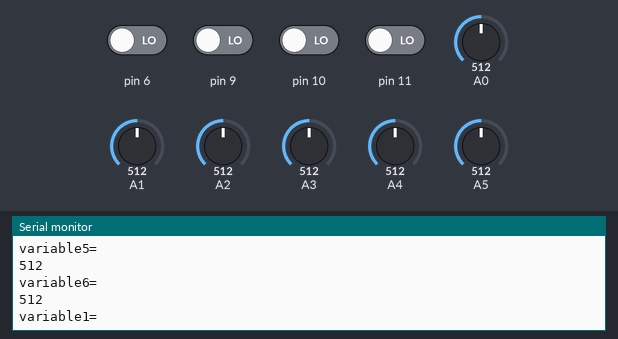
Bench run of a sketch on a simulated Arduino Uno, built with avr-gcc and run on an emulated ATmega328P. On the bench: the last lines printed to the serial monitor. The inputs (shaded band) are chosen by the test bench; at power-on: pin 6, pin 9–11 LOW, A0 = 512, A1 = 512, A2 = 512, A3 = 512, A4 = 512, A5 = 512.

Above: at 1.2 s.
1.3 s: A0 set to 106
4.3 s: A0 set to 95
9.0 s: A1 set to 106
At 9.5 s:
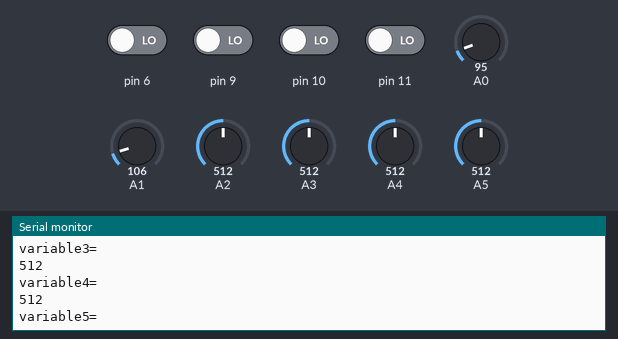
10.5 s: A1 set to 93
At 11.5 s:
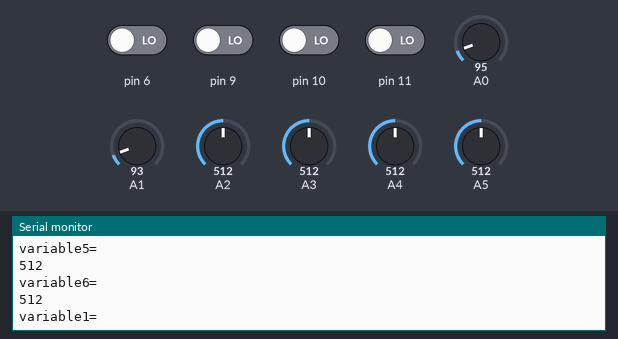
13.5 s: A2 set to 107
At 14.6 s:
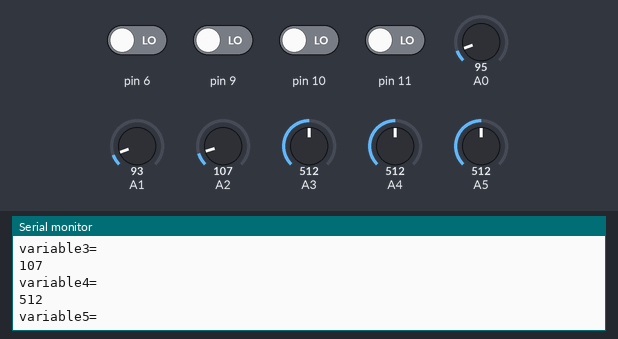
15.0 s: A2 set to 91
At 15.5 s:
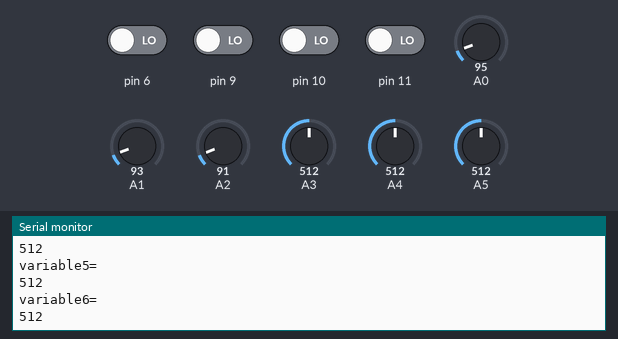
Timing chart, 0 to 17.5 s (numbered marks = the images above; inputs shaded):
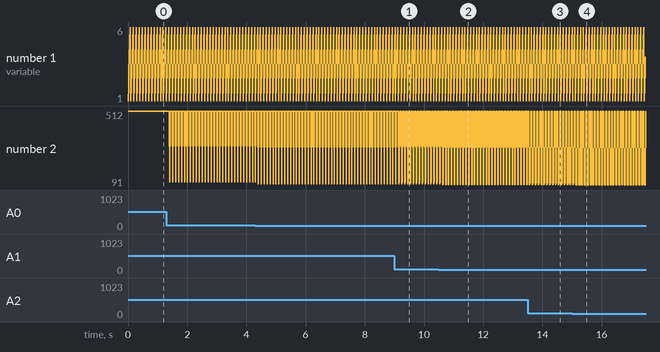

Measured:
- the behaviour switches between 100 and 99 on A2 (found by bisection; images 3 and 4)
- after the input at 9.0 s, the serial monitor: prints a new line after 0.16 s (image 1)
- after the input at 10.5 s, the serial monitor: prints a new line after 0.15 s (image 2)
- after the input at 13.5 s, the serial monitor: prints a new line after 0.09 s (image 3)
- after the input at 15.0 s, the serial monitor: prints a new line after 0.16 s (image 4)

The sketch:

calibaration_pushButtons_variableResister.ino
```cpp
void setup() {
 pinMode(6,INPUT);
  pinMode(9,INPUT);
  pinMode(10,INPUT);
  pinMode(11,INPUT);
  pinMode(A0,INPUT);
  pinMode(A1,INPUT);
  pinMode(A2,INPUT);
  pinMode(A3,INPUT);
  pinMode(A4,INPUT);
  pinMode(A5,INPUT);
  Serial.begin(9600);

}

void loop() {
 int pushbutton1 =digitalRead(6);
 if(pushbutton1==HIGH){
  Serial.print( "pushbutton1");
  Serial.print("\n");
 }

 int pushbutton2 =digitalRead(9);
 if(pushbutton2==HIGH){
  Serial.print( "pushbutton2");
  Serial.print("\n");
 }


 int pushbutton3 =digitalRead(10);
 if(pushbutton3==HIGH){
  Serial.print( "pushbutton3");
  Serial.print("\n");
 }

 int pushbutton4 =digitalRead(11);
 if(pushbutton4==HIGH){
  Serial.print( "pushbutton4");
  Serial.print("\n");
 }


 int variable1 =analogRead(A0);
 if(variable1>0){
 Serial.println("variable1=");
 Serial.print(variable1);
 Serial.print("\n");
}

int variable2 =analogRead(A1);
 if(variable2>0){
 Serial.println("variable2=");
 Serial.print(variable2);
 Serial.print("\n");
}


int variable3 =analogRead(A2);
 if(variable3>0){
 Serial.println("variable3=");
 Serial.print(variable3);
 Serial.print("\n");
}
int variable4 =analogRead(A3);
 if(variable4>0){
 Serial.println("variable4=");
 Serial.print(variable4);
 Serial.print("\n");
}

int variable5 =analogRead(A4);
 if(variable5>0){
 Serial.println("variable5=");
 Serial.print(variable5);
 Serial.print("\n");
}


int variable6 =analogRead(A5);
 if(variable6>0){
 Serial.println("variable6=");
 Serial.print(variable6);
 Serial.print("\n");
}
}
```
